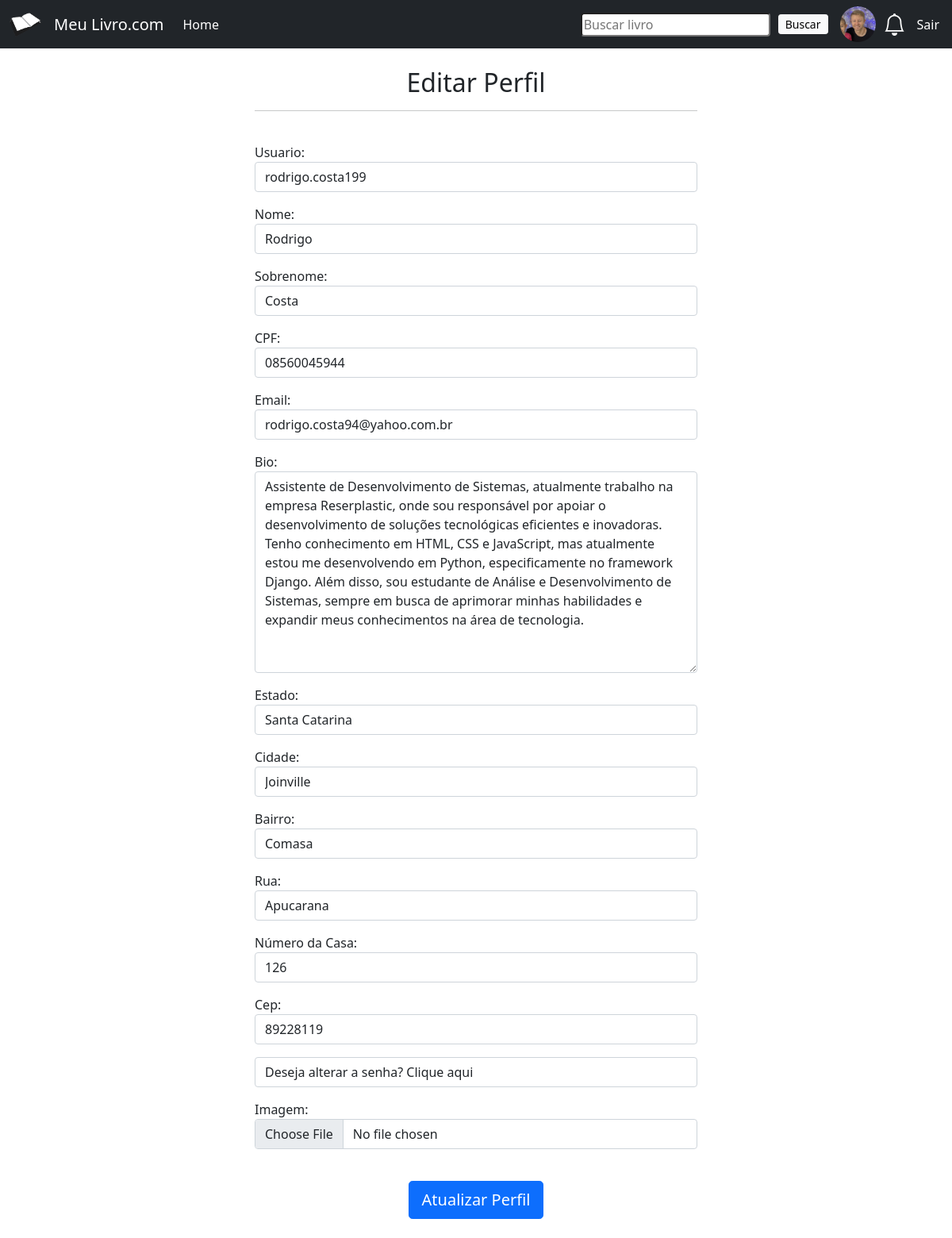
The page /profile_edit/ (signed in) on the database its author committed.
### livraria/models.py (models this page shows, shortened)
class UserProfile(models.Model):
    user = models.OneToOneField(User, on_delete=models.CASCADE)
    user_image = models.ImageField(upload_to="users", blank=True, null=True)
    bio = models.TextField(blank=True, null=True)
    cpf = models.CharField(max_length=11,null=False)
    state = models.CharField(max_length=50,null=True)
    city = models.CharField(max_length=50,null=True)
    district = models.CharField(max_length=50,null=True)
    house_number = models.IntegerField(null=True)
    street = models.CharField(max_length=50,null=True)
    cep = models.IntegerField(null=True)
    followers = models.ManyToManyField('self', blank=True, symmetrical=False, related_name='followed_by') # seguidores
    following = models.ManyToManyField('self', blank=True, symmetrical=False, related_name='follows') # seguindo

### livraria/views.py (the view)
# urls.py: path('profile_edit/', profile_user_edit, name="profile_edit" ),
def profile_user_edit(request):
    if request.user.is_authenticated:
        profile = get_object_or_404(UserProfile, user=request.user)  # Cria um objeto do modelo do usuario
        user_logged = request.user
        friend_requests =  FriendRequest.objects.filter(to_user=user_logged, accepted=False, rejected=False)
        if request.method == 'POST':
            profileForm = ProfileForm(request.POST or None, request.FILES or None, instance=profile)
            userForm = UserForm(request.POST, instance=request.user  )
        else:
            profileForm = ProfileForm(instance=profile)
            userForm = UserForm(instance=request.user  )
        if profileForm.is_valid() and userForm.is_valid():
            user_image = profileForm.cleaned_data['user_image']
            if user_image:
                user_image = resize_profile_image(user_image)
                profile.user_image = user_image # Passa a imagem editada pela função resize_profile_image() para o profile antes de salvar o formulário
            profileForm.save()
            userForm.save()
            messages.success(request, "Perfil Atualizado!")
            return redirect('profile_view', id=request.user.id)
        else:
            if request.method == 'POST':
                messages.error(request,'Erro ao atualizar o perfil. Tente novamente.')
        return render(request, 'profile_edit.html', {
            'profileForm': profileForm,
            "friend_requests":friend_requests,
            'userForm': userForm,
        })
    else:
        return redirect('home')

### livraria/models.py (called while the page is built)
    @property # Permite usar o método from_user_image sem o uso dos parenteses no final, como se fosse uma propriedade
    def from_user_image(self):
        return self.from_user.userprofile.user_image

### livraria/templates/profile_edit.html (shortened to what this page needs)
{% extends 'base.html' %}
{% block content %}
<div class="col-md-6 offset-md-3" >
    <h2 class="text-center" >Editar Perfil</h2>
    <hr>
    <br>
    <form method="POST" class="mx-auto" action="{% url 'profile_edit'  %}" style="width:100%;" enctype="multipart/form-data" >
        <p><label>Usuario:</label>{{ userForm.username }}</p>
        <p><label>Nome:</label>{{ userForm.first_name }}</p>
        <p><label>Sobrenome:</label>{{ userForm.last_name }}</p>
        <p><label>CPF:</label>{{ profileForm.cpf }}</p>
        <p><label>Email:</label>{{ userForm.email }}</p>
        <p><label>Bio:</label>{{ profileForm.bio }}</p>
        <p><label>Estado:</label>{{ profileForm.state }}</p>
        <p><label>Cidade:</label>{{ profileForm.city }}</p>
        <p><label>Bairro:</label>{{ profileForm.district }}</p>
        <p><label>Rua:</label>{{ profileForm.street }}</p>
        <p><label>Número da Casa:</label>{{ profileForm.house_number }}</p>
        <p><label>Cep:</label>{{ profileForm.cep }}</p>
        <a onclick="changePassword()" style="text-decoration:none;cursor:pointer;" >
            <p
            class="form-control"
            onmouseover="this.style.backgroundColor='#d3d3d3';"
            onmouseout="this.style.backgroundColor='';" >Deseja alterar a senha? Clique aqui</p>
        </a>
        <p><label>Imagem:</label>{{ userForm.user_image }}</p>
        <br>
        <div class="d-flex justify-content-center ">
            <button type="submit" class="btn btn-primary btn-lg" >Atualizar Perfil</button>
        </div>
    </form>
</div>
<br>
{% endblock %}

### templates/navbar.html (shortened to what this page needs)
{% load static %}
<nav class="navbar navbar-expand-lg navbar-dark bg-dark sticky-top ">
    <div class="container-fluid">
      <a class="navbar-brand d-flex gap-3" href="{% url 'home' %}">
        <img src="{% static "images/book-logo.png" %}" class="mx-auto d-block" alt="logo" style="width: 40px;">Meu Livro.com
      </a>
      <div class="collapse navbar-collapse" id="navbarSupportedContent">
        <ul class="navbar-nav me-auto mb-2 mb-lg-0">
          <li class="nav-item">
            <a class="nav-link active" aria-current="page" href="{% url 'home' %}">Home</a>
          </li>
        </ul>
      </div>
      {% if user.is_authenticated %}
        <div>
          <form method="GET" class="d-flex align-items-center " action="{% url 'book_search'%}">
            <input class="rounded " type="text" name="search" placeholder="Buscar livro">
            <button class="btn btn-light btn-sm d-flex align-items-center" style="height:25px; margin-left:10px;" type="submit">Buscar</button>
          </form>
        </div>
          <div>
            {% if user.userprofile.user_image.url %}
              <a href="{% url 'profile_view' id=request.user.id %}" >
                <img src="{{request.user.userprofile.user_image.url}}" style="width:45px; height:45px; border-radius: 50%; margin-left:15px;margin-right:10px;" alt="img user">
              </a>
            {% endif %}
          </div>
          <a href="#" data-bs-toggle="offcanvas" data-bs-target="#offcanvasRight" aria-controls="offcanvasRight" >
            <i class="bi bi-bell text-white fs-3 " style="margin-right:10px;"></i>
          </a>
          <div class="nav-item">
            <a onclick="clearCart()" class="nav-link text-white p-1" href="{% url 'logout' %}">Sair</a>
          </div>
        {% endif %}
    </div>
  </nav>

### rows shown on the page
UserProfile: cpf "08560045944", bio "Assistente de Desenvolvimento de Sistemas, atualmente trabalho na empresa Reserplastic, onde sou responsável por apoiar o desenvolvimento de soluções tecnológicas eficientes e inovadoras. Tenho conhecimento em HTML, CSS e JavaScript, mas atualmente estou me desenvolvendo em Python, especificamente no framework Django. Além disso, sou estudante de Análise e Desenvolvimento de Sistemas, sempre em busca de aprimorar minhas habilidades e expandir meus conhecimentos na área de tecnologia.", state "Santa Catarina", city "Joinville", district "Comasa", street "Apucarana", house_number "126", cep "89228119"
